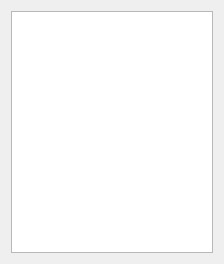
<?xml version="1.0" encoding="UTF-8"?>
<ui version="4.0">
 <class>Widget</class>
 <widget class="QWidget" name="Widget">
  <property name="geometry">
   <rect>
    <x>0</x>
    <y>0</y>
    <width>224</width>
    <height>264</height>
   </rect>
  </property>
  <property name="windowTitle">
   <string>Widget</string>
  </property>
  <layout class="QHBoxLayout" name="horizontalLayout">
   <item>
    <widget class="QGraphicsView" name="graphicsView"/>
   </item>
  </layout>
 </widget>
 <resources/>
 <connections/>
</ui>
